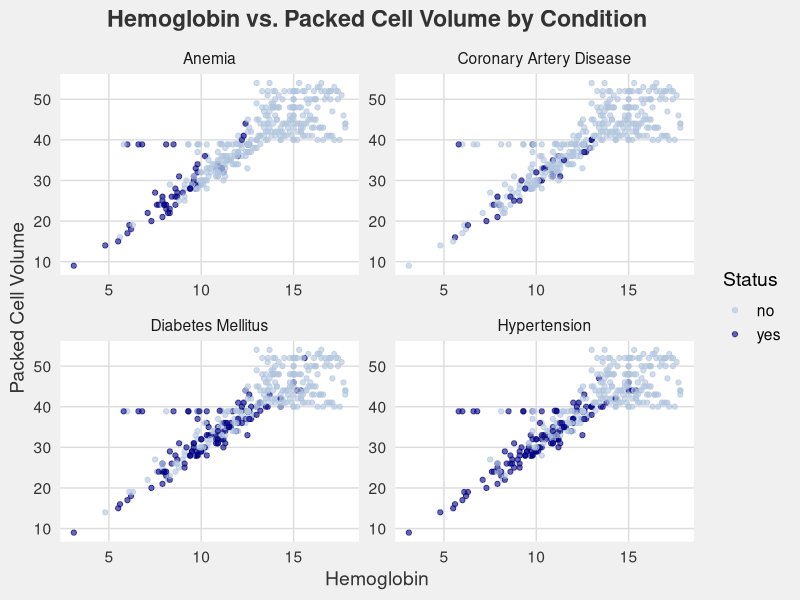
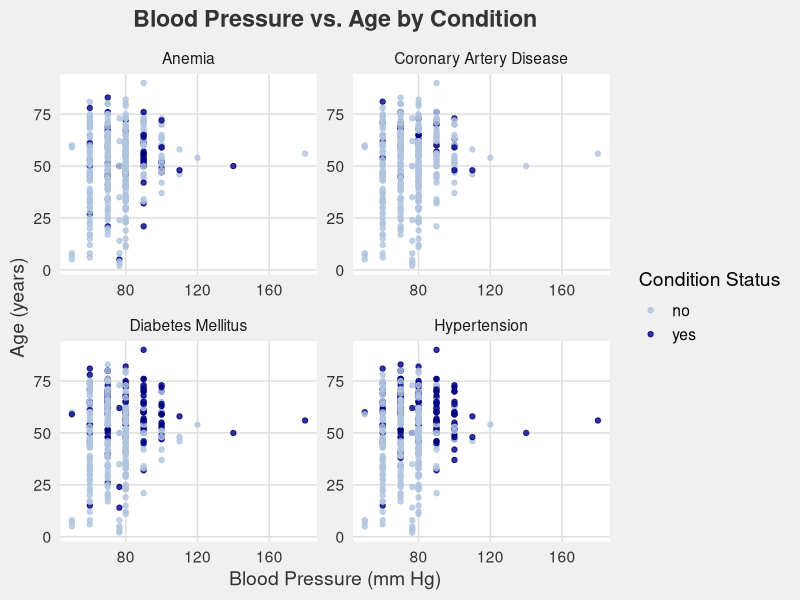

Source code (R) for these figures, in order: (Note: this script raises an error after producing the figures.)
## ---- chunk 1
library('tidyverse')
library(ggplot2)
library(corrplot)
library(tidyr)
## ---- chunk 2
kidney_data <- read_csv("data/clean_data/clean_kidney_disease.csv")

head(kidney_data)
## ---- chunk 3
kidney_long <- pivot_longer(kidney_data, cols = c("htn", "dm", "ane", "cad"), 
                            names_to = "Condition", values_to = "Status")

ggplot(kidney_long, aes(x = hemo, y = pcv, color = Status)) +
  geom_point(alpha = 0.6) +  
  facet_wrap(~Condition, scales = "free", labeller = labeller(Condition = c(cad = "Coronary Artery Disease",
                                                                            ane = "Anemia",
                                                                            dm = "Diabetes Mellitus",
                                                                            htn = "Hypertension"))) +
  labs(x = "Hemoglobin", y = "Packed Cell Volume", color = "Status", 
       title = "Hemoglobin vs. Packed Cell Volume by Condition") +
  theme_minimal(base_size = 14) +
  theme(
    plot.title = element_text(hjust = 0.5, face = "bold", color = "#333333"),
    plot.background = element_rect(fill = "#f0f0f0", color = NA),
    panel.background = element_rect(fill = "#ffffff", color = NA),
    panel.grid.major = element_line(color = "#dddddd", size = 0.5),
    panel.grid.minor = element_blank(),
    axis.title = element_text(color = "#333333"),
    axis.text = element_text(color = "#333333"),
    legend.position = "right" 
  ) +
  scale_color_manual(values = c("#B0C4DE", "navy")) 
## ---- chunk 4
ggplot(kidney_long, aes(x = bp, y = age, color = Status)) +
  geom_point(alpha = 0.8) +  
  facet_wrap(~Condition, scales = "free", labeller = labeller(Condition = c(cad = "Coronary Artery Disease",
                                                                            ane = "Anemia",
                                                                            dm = "Diabetes Mellitus",
                                                                            htn = "Hypertension"))) +
  labs(x = "Blood Pressure (mm Hg)", y = "Age (years)", color = "Condition Status", 
       title = "Blood Pressure vs. Age by Condition") +
  theme_minimal(base_size = 14) +
  theme(
    plot.title = element_text(hjust = 0.5, face = "bold", color = "#333333"),
    plot.background = element_rect(fill = "#f0f0f0", color = NA),
    panel.background = element_rect(fill = "#ffffff", color = NA),
    panel.grid.major = element_line(color = "#dddddd", size = 0.5),
    panel.grid.minor = element_blank(),
    axis.title = element_text(color = "#333333"),
    axis.text = element_text(color = "#333333"),
    legend.position = "right"  
  ) +
  scale_color_manual(values = c("#B0C4DE", "navy"))

## ---- chunk 5
ggplot(kidney_data, aes(x = bgr, y = hemo, color = class)) +
  geom_point(alpha = 0.9) + 
  labs(x = "Blood Glucose Random (mg/dL)", y = "Hemoglobin (gms)", 
       title = "BGR vs Hemoglobin") +
  theme_minimal(base_size = 14) +
  theme(
    plot.title = element_text(hjust = 0.5, face = "bold", color = "#333333"),
    plot.background = element_rect(fill = "#f0f0f0", color = NA),
    panel.background = element_rect(fill = "#ffffff", color = NA),
    panel.grid.major = element_line(color = "#dddddd", size = 0.5),
    panel.grid.minor = element_blank(),
    axis.title = element_text(color = "#333333"),
    axis.text = element_text(color = "#333333"),
    legend.position = "bottom"  
  ) +
  scale_color_manual(values = c("#B0C4DE", "navy"))
## ---- chunk 6
ckd_data <- kidney_data %>%
  filter(class == "ckd")

ckd_long <- pivot_longer(ckd_data, cols = c("cad", "ane", "dm", "htn"), 
                         names_to = "Condition", values_to = "Status")

ggplot(ckd_long, aes(x = Condition, fill = Status)) +
  geom_bar(position = "dodge", alpha = 1) +
  labs(x = "Condition", y = "Count", title = "Presence of Conditions Among CKD Patients") +
  scale_x_discrete(labels = c(cad = "Coronary Artery Disease", ane = "Anemia", dm = "Diabetes Mellitus", htn = "Hypertension")) +
  theme_minimal(base_size = 14) +
  theme(
    plot.title = element_text(hjust = 0.5, face = "bold", color = "#333333"),
    plot.background = element_rect(fill = "#f0f0f0", color = NA),
    panel.background = element_rect(fill = "#ffffff", color = NA),
    panel.grid.major = element_line(color = "#dddddd", size = 0.5),
    panel.grid.minor = element_blank(),
    axis.title = element_text(color = "#333333"),
    axis.text = element_text(color = "#333333", angle = 45, hjust = 1),
    legend.position = "right" 
  ) +
  scale_fill_manual(values = c("#ADD8E6", "#B0C4DE"))
